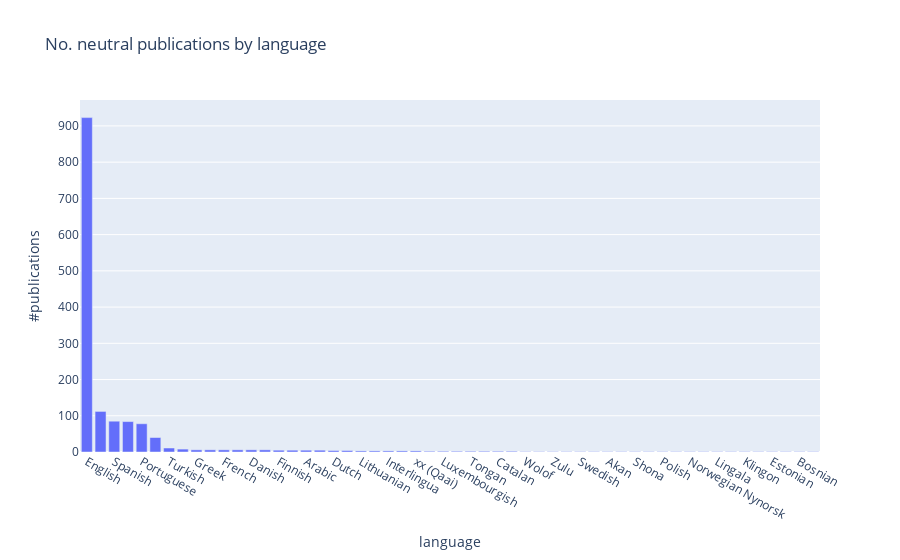

The cell this chart's notebook holds for it:
### Code cell
neutral_sentiment_languages_publications = px.bar(
    neutral_sentiment_languages_count, 
    x='language', 
    y='#publications', 
    title="No. neutral publications by language",
)
neutral_sentiment_languages_publications.show()
neutral_sentiment_languages_publications.write_image("images/neutral_sentiment_publications_by_language.eps")

### Figure 1 — Plotly figure (JSON) as saved in the notebook; plotly's stock layout.template omitted (floating-point values rounded to 4 significant figures)
{"data": [{"alignmentgroup": "True", "hovertemplate": "language=%{x}<br>#publications=%{y}<extra></extra>", "legendgroup": "", "marker": {"color": "#636efa", "pattern": {"shape": ""}}, "name": "", "offsetgroup": "", "orientation": "v", "showlegend": false, "textposition": "auto", "type": "bar", "x": ["English", "un", "Spanish", "Italian", "Portuguese", "Tswana", "Turkish", "Occitan", "Greek", "German", "French", "Esperanto", "Danish", "Russian", "Finnish", "Breton", "Arabic", "Zhuang", "Dutch", "Indonesian", "Lithuanian", "Scots", "Interlingua", "Corsican", "xx (Qaai)", "Volapük", "Luxembourgish", "Hawaiian", "Tongan", "Czech", "Catalan", "Serbian", "Wolof", "Sindhi", "Zulu", "Thai", "Swedish", "Swahili", "Akan", "Manx", "Shona", "Scottish Gaelic", "Polish", "Persian", "Norwegian Nynorsk", "Norwegian", "Lingala", "Korean", "Klingon", "Japanese", "Estonian", "Chinese (Traditional)", "Bosnian", "zzp"], "xaxis": "x", "y": [923, 112, 85, 84, 78, 40, 11, 8, 6, 6, 6, 6, 6, 6, 5, 5, 5, 5, 4, 4, 3, 3, 3, 3, 3, 2, 2, 2, 2, 2, 2, 2, 1, 1, 1, 1, 1, 1, 1, 1, 1, 1, 1, 1, 1, 1, 1, 1, 1, 1, 1, 1, 1, 1], "yaxis": "y"}], "layout": {"barmode": "relative", "legend": {"tracegroupgap": 0}, "title": {"text": "No. neutral publications by language"}, "xaxis": {"anchor": "y", "domain": [0, 1], "title": {"text": "language"}}, "yaxis": {"anchor": "x", "domain": [0, 1], "title": {"text": "#publications"}}}}
